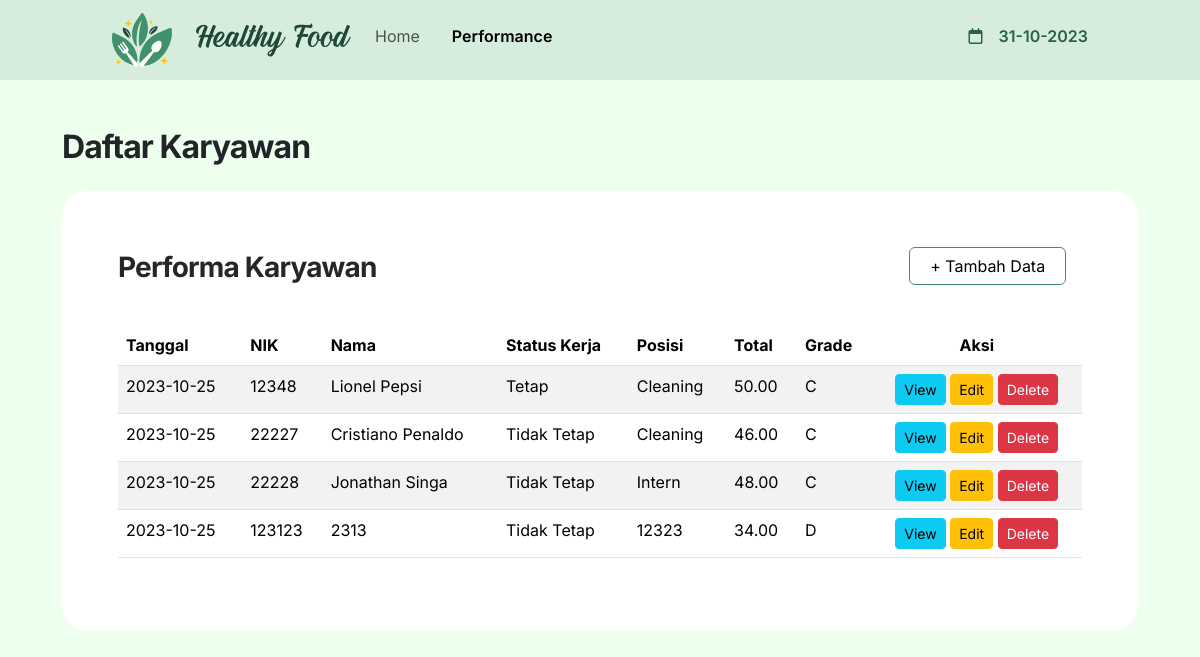
Before: /performance.php with the older database file.
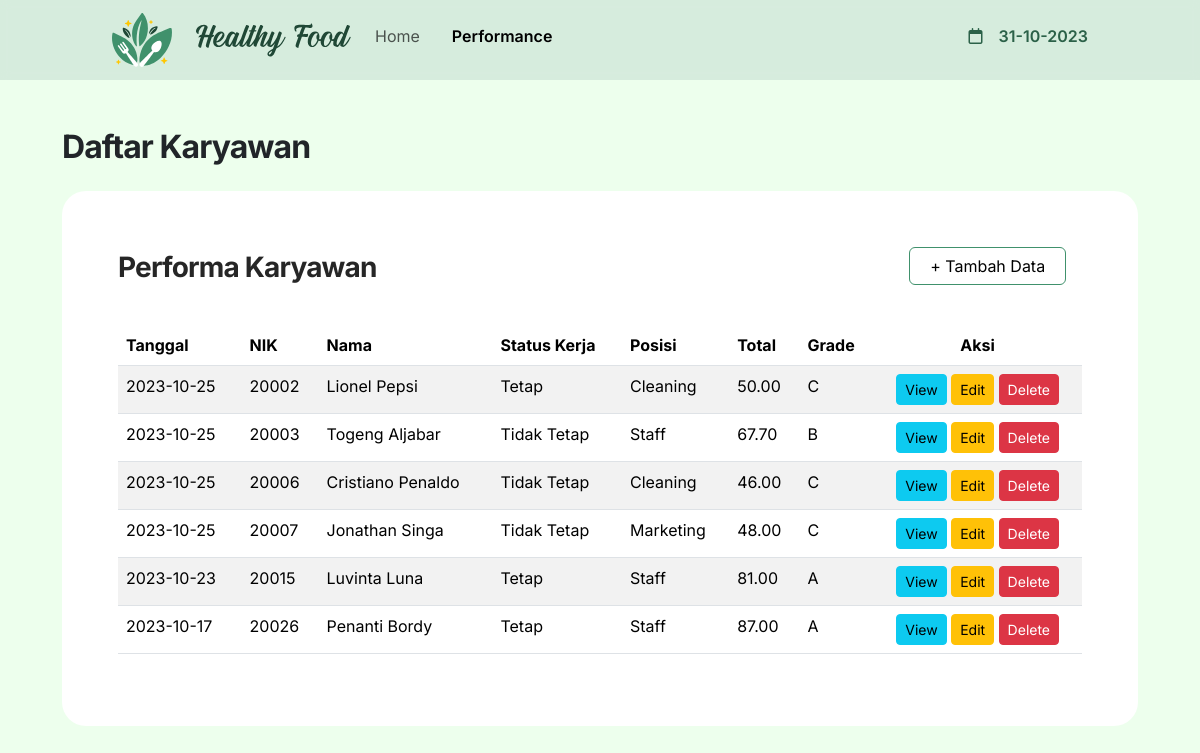
After: the same page with the newer database file.
### tables this page shows
CREATE TABLE `performance` (
  `nik` int(8) NOT NULL,
  `foto` varchar(200) NOT NULL,
  `nama` varchar(200) NOT NULL,
  `status_kerja` enum('Tetap','Tidak Tetap') NOT NULL,
  `position` varchar(10) NOT NULL,
  `tgl_penilaian` date NOT NULL,
  `responsibility` decimal(10,2) NOT NULL,
  `teamwork` decimal(10,2) NOT NULL,
  `management_time` decimal(10,2) NOT NULL,
  `total` decimal(10,2) NOT NULL,
  `grade` varchar(3) NOT NULL
);

### performance.php (the view, shortened to what this page needs)
<?php
include "sqlConnect.php"
?>
<!DOCTYPE html>
<html lang="en">
<head>
    <link href="https://cdn.jsdelivr.net/npm/bootstrap@5.3.2/dist/css/bootstrap.min.css" rel="stylesheet">
    <link rel="stylesheet" href="style.css">
    <link rel="stylesheet" href="https://cdnjs.cloudflare.com/ajax/libs/font-awesome/6.4.2/css/all.min.css" />
</head>
<body>
    <nav class="navbar navbar-expand-lg bg-body-tertiary sticky-top">
        <div class="container-fluid">
            <a class="navbar-brand" href="#"><img src="images/logo.svg"><img src="images/logoText.svg"></a>
            <div class="collapse navbar-collapse" id="navbarNavAltMarkup">
                <div class="navbar-nav">
                    <div>
                        <a class="nav-link" aria-current="page" href="index.php">Home</a>
                        <a class="nav-link active" href="performance.php">Performance</a>
                    </div>
                    <div>
                        <i class="fa-regular fa-calendar"></i>
                        <p id="tgl">tanggal</p>
                    </div>
                </div>
            </div>
        </div>
    </nav>
    <div class="container">
        <div class="content-body">
            <h1 class="PageTitle mt-3">Daftar Karyawan</h1>
            <div class="card">
                <div class="card-body">
                    <div class="row">
                        <div class="col-12 col-lg-6">
                            <div class="card-title">
                                <h2 class="table-title mt-1">Performa Karyawan</h2>
                            </div>
                        </div>
                        <div class="col-12 col-lg-6 d-flex justify-content-end">
                            <div class="col-12 col-xl-4 col-lg-6 col-sm-12 btn-top">
                                <a href="tambah-performance.php" class="btn btn-primary" style="background-color:white;color:black;border:1;border-color:#40916C;width:100%">
                                    + Tambah Data
                                </a>
                            </div>
                        </div>
                    </div>
                </div>
                <div class="table-responsive p-3">
                    <table class="table table-striped">
                        <thead>
                            <tr>
                                <th>Tanggal</th>
                                <th>NIK</th>
                                <th>Nama</th>
                                <th>Status Kerja</th>
                                <th>Posisi</th>
                                <th>Total</th>
                                <th>Grade</th>
                                <th style="text-align:center">Aksi</th>
                            </tr>
                        </thead>
                        <tbody>
                            <?php
                            $ssql = "select * from performance";
                            $result = mysqli_query($conn, $ssql);
                            if ($result->num_rows > 0) {
                                while ($row = $result->fetch_assoc()) {
                            ?>
                                    <tr>
                                        <td><?php echo $row["tgl_penilaian"] ?></td>
                                        <td><?php echo $row["nik"] ?></td>
                                        <td><?php echo $row["nama"] ?></td>
                                        <td><?php echo $row["status_kerja"] ?></td>
                                        <td><?php echo $row["position"] ?></td>
                                        <td><?php echo $row["total"] ?></td>
                                        <td><?php echo $row["grade"] ?></td>
                                        <td align="center">
                                            <a href="view_performance.php?nik=<?php echo $row['nik']; ?>" class="btn btn-info btn-sm">View</a>
                                            <a href="edit_performance.php?nik=<?php echo $row['nik']; ?>" class="btn btn-warning btn-sm">Edit</a>
                                            <button type="button" class="btn btn-danger btn-sm" data-bs-toggle="modal" data-bs-target="#modal<?php echo $row['nik'] ?>">Delete</button>
                                        </td>
                                    </tr>
                            <?php
                                }
                            }
                            ?>
                        </tbody>
                    </table>
                </div>
            </div>
        </div>
    </div>
</body>
</html>

Changed rows visible on the page:
removed performance: tgl_penilaian "2023-10-25", nik "12348", nama "Lionel Pepsi", status_kerja "Tetap", position "Cleaning", total "50.00", grade "C"
removed performance: tgl_penilaian "2023-10-25", nik "22227", nama "Cristiano Penaldo", status_kerja "Tidak Tetap", position "Cleaning", total "46.00", grade "C"
removed performance: tgl_penilaian "2023-10-25", nik "22228", nama "Jonathan Singa", status_kerja "Tidak Tetap", position "Intern", total "48.00", grade "C"
removed performance: tgl_penilaian "2023-10-25", nik "123123", nama "2313", status_kerja "Tidak Tetap", position "12323", total "34.00", grade "D"
added performance: tgl_penilaian "2023-10-25", nik "20002", nama "Lionel Pepsi", status_kerja "Tetap", position "Cleaning", total "50.00", grade "C"
added performance: tgl_penilaian "2023-10-25", nik "20003", nama "Togeng Aljabar", status_kerja "Tidak Tetap", position "Staff", total "67.70", grade "B"
added performance: tgl_penilaian "2023-10-25", nik "20006", nama "Cristiano Penaldo", status_kerja "Tidak Tetap", position "Cleaning", total "46.00", grade "C"
added performance: tgl_penilaian "2023-10-25", nik "20007", nama "Jonathan Singa", status_kerja "Tidak Tetap", position "Marketing", total "48.00", grade "C"
added performance: tgl_penilaian "2023-10-23", nik "20015", nama "Luvinta Luna", status_kerja "Tetap", position "Staff", total "81.00", grade "A"
added performance: tgl_penilaian "2023-10-17", nik "20026", nama "Penanti Bordy", status_kerja "Tetap", position "Staff", total "87.00", grade "A"
